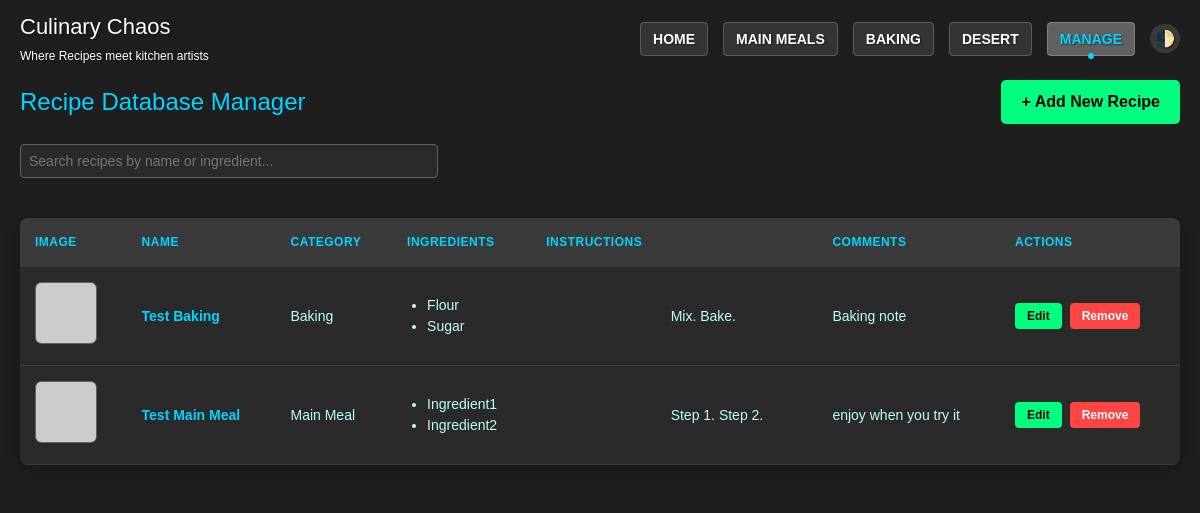
The page /manage on the database as committed earlier.
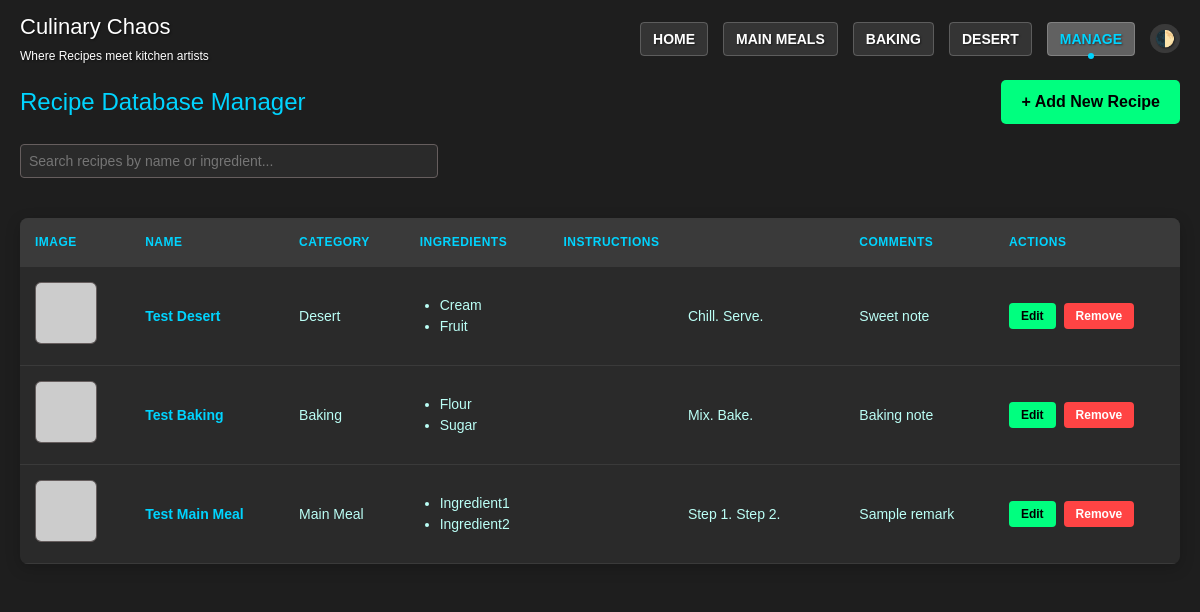
The same page on the database as committed later.
### tables this page shows
CREATE TABLE recipes (
                id INTEGER PRIMARY KEY AUTOINCREMENT,
                name TEXT NOT NULL,
                type TEXT NOT NULL,
                ingredients TEXT NOT NULL,
                instructions TEXT NOT NULL,
                remarks TEXT,
                image TEXT
            );

### app.py (the view)
@app.route('/manage')
def manage_recipes():
    with DBConnection() as db:
        db.execute("SELECT * FROM recipes ORDER BY id DESC")
        recipes = [{'id': r[0], 'name': r[1], 'type': r[2], 'ingredients': r[3].split(','), 'instructions': r[4], 'remarks': r[5], 'image': r[6]} for r in db.fetchall()]
    return render_template('manage.html', recipes=recipes)

### app.py (called while the page is built)
    def __enter__(self):
        if self.use_sqlite:
            self.conn = sqlite3.connect('recipes.db')
        else:
            self.conn = psycopg2.connect(self.db_url, sslmode='require')
        self.cursor = self.conn.cursor()
        return self

    def __exit__(self, exc_type, exc_val, exc_tb):
        if exc_type is None:
            self.conn.commit()
        else:
            self.conn.rollback()
        self.cursor.close()
        self.conn.close()

    def execute(self, query, params=None):
        if self.use_sqlite:
            query = query.replace('SERIAL PRIMARY KEY', 'INTEGER PRIMARY KEY AUTOINCREMENT')
            query = query.replace('%s', '?')
        if params is not None:
            return self.cursor.execute(query, params)
        else:
            return self.cursor.execute(query)

    def fetchall(self):
        return self.cursor.fetchall()

### templates/manage.html (shortened to what the changed rows need)
<!DOCTYPE html>
<html lang="en">
<head>
    <link rel="stylesheet" href="{{ url_for('static', filename='styles.css') }}">
</head>
<body class="dark-theme">
    <nav class="navbar">
        <div class="navbar-brand">
            <h1>Culinary Chaos</h1>
        </div>
    </nav>
    <div class="container">
        <div class="manage-header">
            <h2>Recipe Database Manager</h2>
        </div>
        <div class="manage-table-wrapper">
            <table class="manage-table" id="recipesTable">
                <thead>
                    <tr>
                        <th>Image</th>
                        <th>Name</th>
                        <th>Category</th>
                        <th>Ingredients</th>
                        <th>Instructions</th>
                        <th>Comments</th>
                        <th>Actions</th>
                    </tr>
                </thead>
                <tbody>
                    {% if recipes %}
                        {% for recipe in recipes %}
                        <tr class="recipe-row">
                            <td>
                                <img src="{{ recipe.image }}" alt="{{ recipe.name }}">
                            </td>
                            <td class="recipe-name" style="font-weight: bold; color: var(--header-color);">{{ recipe.name }}</td>
                            <td>
                                {% if recipe.type == 'main_meal' %}
                                    Main Meal
                                {% elif recipe.type == 'baking' %}
                                    Baking
                                {% elif recipe.type == 'desert' %}
                                    Desert
                                {% else %}
                                    {{ recipe.type.replace('_', ' ').title() }}
                                {% endif %}
                            </td>
                            <td>
                                <ul style="margin: 0; padding-left: 20px;">
                                    {% for ingredient in recipe.ingredients %}
                                    <li>{{ ingredient }}</li>
                                    {% endfor %}
                                </ul>
                            </td>
                            <td style="max-width: 250px; white-space: pre-wrap; word-wrap: break-word;">
                                {{ recipe.instructions }}
                            </td>
                            <td>{{ recipe.remarks or '-' }}</td>
                            <td>
                                <div class="action-btns">
                                    <a href="{{ url_for('edit_recipe', id=recipe.id) }}"><button class="btn edit-btn">Edit</button></a>
                                    <button class="btn delete-btn" onclick="deleteRecipe('{{ recipe.id }}')">Remove</button>
                                </div>
                            </td>
                        </tr>
                        {% endfor %}
                    {% else %}
                        <tr>
                            <td colspan="7" style="text-align: center; padding: 20px; color: var(--subtext-color);">
                                No recipes found. Start by adding one!
                            </td>
                        </tr>
                    {% endif %}
                </tbody>
            </table>
        </div>
    </div>
</body>
</html>

Rows that differ between the two databases and show on the page:
added recipes: name "Test Desert", type "Desert", ingredients "Cream" "Fruit", instructions "Chill. Serve.", remarks "Sweet note"
changed recipes "Test Main Meal": remarks "enjoy when you try it" → "Sample remark"
